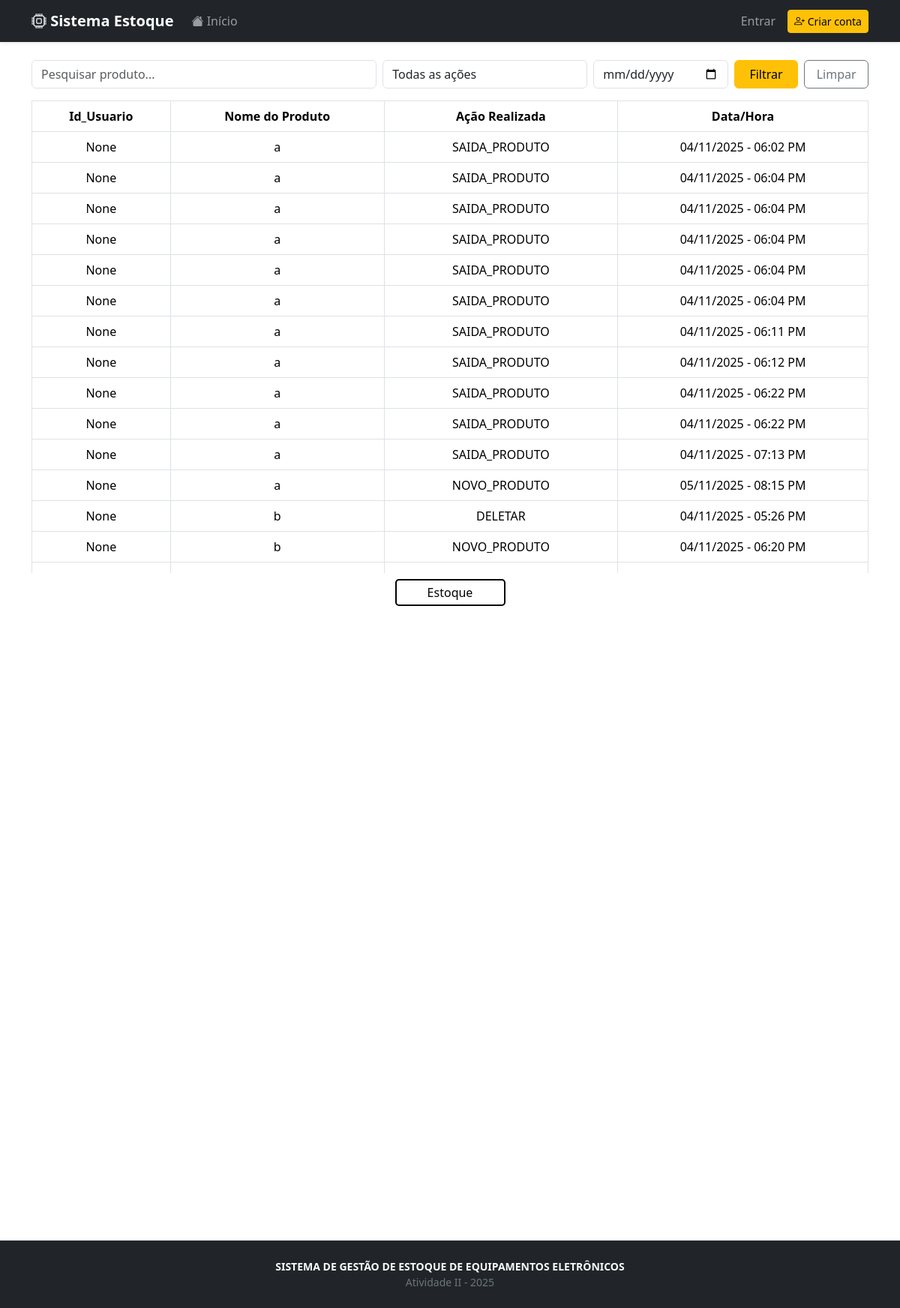
Screenshot of /estoque/historico/ with the database file from the repository.
### estoque/models.py (models this page shows)
class Historico(models.Model):
    id_usuario = models.ForeignKey(Usuario, on_delete=models.SET_NULL, null=True, blank=True)
    id_estoque = models.ForeignKey(Estoque, on_delete=models.SET_NULL, null=True)
    nome_produto = models.CharField(max_length=50, blank=True, null=True)
    ESCOLHA_ACAO = [
        ('DELETAR', 'Produto deletado'),
        ('ENTRADA_PRODUTO', 'Produto adicionado ao estoque'),
        ('SAIDA_PRODUTO', 'Produto retirado do estoque'),
        ('NOVO_PRODUTO', 'Novo produto'),
    ]
    acao = models.CharField(max_length=20, choices=ESCOLHA_ACAO)
    data_hora = models.DateTimeField(auto_now_add=True)
    @property
    def data_hora_formatada(self):
        return self.data_hora.strftime("%d/%m/%Y - %I:%M %p")

### estoque/views.py (the view)
# urls.py: path('historico/', ListaHistorico.as_view(), name='historico'),
class ListaHistorico(ListView):
    model = Historico
    template_name = 'estoque/historico.html'
    context_object_name = 'historico'
    ordering = ['nome_produto']
    def get_queryset(self):
        queryset = super().get_queryset()
        nome = self.request.GET.get('nome')
        acao = self.request.GET.get('acao')
        data = self.request.GET.get('data')
        if nome:
            queryset = queryset.filter(nome_produto__icontains=nome)
        if acao:
            queryset = queryset.filter(acao__iexact=acao)
        if data:
            queryset = queryset.filter(data_hora__date=data)
        return queryset
    def get_context_data(self, **kwargs):
        context = super().get_context_data(**kwargs)
        context['acoes_disponiveis'] = Historico.ESCOLHA_ACAO
        return context

### estoque/templates/estoque/historico.html (shortened to what this page needs)
{% extends "base.html" %}
{% block content %}
<form method="get" class="mb-3">
    <div class="row g-2">
        <div class="col-md-5">
            <input type="text" name="nome" class="form-control"
                   placeholder="Pesquisar produto..."
                   value="{{ request.GET.nome }}">
        </div>
        <div class="col-md-3">
            <select name="acao" class="form-control">
                <option value="">Todas as ações</option>
            </select>
        </div>
        <div class="col-md-2">
            <input type="date" name="data" class="form-control" value="{{ request.GET.data }}">
        </div>
        <div class="col-md-1">
            <button class="btn btn-warning w-100">Filtrar</button>
        </div>
        <div class="col-md-1">
            <a href="{% url 'historico' %}" class="btn btn-outline-secondary w-100">Limpar</a>
        </div>
    </div>
</form>
<div class="table-responsive mt-3">
    <table class="table table-bordered text-center">
        <thead>
            <th>Id_Usuario</th>
            <th>Nome do Produto</th>
            <th>Ação Realizada</th>
            <th>Data/Hora</th>
        </thead>
        {% for obj_historico in historico %}
        <tr>
            <td>{{ obj_historico.id_usuario }}</td>
            <td>{{ obj_historico.nome_produto }}</td>
            <td>{{ obj_historico.acao }}</td>
            <td>{{ obj_historico.data_hora_formatada }}</td>
        </tr>
        {% endfor %}
    </table>
</div>
<div class="d-flex justify-content-center mt-2">
    <a class="button" href="{% url 'produtos_estoque' %}">Estoque</a>
</div>
{% endblock content %}

### static/css/style.css (style rules this page uses)
* { margin: 0; padding: 0; box-sizing: border-box; }

### estoque/templates/estoque/historico.html (style rules this page uses)
.table-responsive { max-height: 630px; overflow-y: auto; }
th, td { vertical-align: middle; }
a { text-decoration: none; }
.button { border: 2px solid #000; padding: 4px 7px; border-radius: 5px; min-width: 147px; text-align: center; color: #000; align-self: center; transition: 0.2s; }

### rows the page displays
Historico: id_usuario "None", nome_produto "a", acao "SAIDA_PRODUTO", data_hora_formatada "04/11/2025 - 06:02 PM"
Historico: id_usuario "None", nome_produto "a", acao "SAIDA_PRODUTO", data_hora_formatada "04/11/2025 - 06:04 PM"
Historico: id_usuario "None", nome_produto "a", acao "SAIDA_PRODUTO", data_hora_formatada "04/11/2025 - 06:04 PM"
Historico: id_usuario "None", nome_produto "a", acao "SAIDA_PRODUTO", data_hora_formatada "04/11/2025 - 06:04 PM"
Historico: id_usuario "None", nome_produto "a", acao "SAIDA_PRODUTO", data_hora_formatada "04/11/2025 - 06:04 PM"
Historico: id_usuario "None", nome_produto "a", acao "SAIDA_PRODUTO", data_hora_formatada "04/11/2025 - 06:04 PM"
Historico: id_usuario "None", nome_produto "a", acao "SAIDA_PRODUTO", data_hora_formatada "04/11/2025 - 06:11 PM"
Historico: id_usuario "None", nome_produto "a", acao "SAIDA_PRODUTO", data_hora_formatada "04/11/2025 - 06:12 PM"
Historico: id_usuario "None", nome_produto "a", acao "SAIDA_PRODUTO", data_hora_formatada "04/11/2025 - 06:22 PM"
Historico: id_usuario "None", nome_produto "a", acao "SAIDA_PRODUTO", data_hora_formatada "04/11/2025 - 06:22 PM"
Historico: id_usuario "None", nome_produto "a", acao "SAIDA_PRODUTO", data_hora_formatada "04/11/2025 - 07:13 PM"
Historico: id_usuario "None", nome_produto "a", acao "NOVO_PRODUTO", data_hora_formatada "05/11/2025 - 08:15 PM"
Historico: id_usuario "None", nome_produto "b", acao "DELETAR", data_hora_formatada "04/11/2025 - 05:26 PM"
Historico: id_usuario "None", nome_produto "b", acao "NOVO_PRODUTO", data_hora_formatada "04/11/2025 - 06:20 PM"
